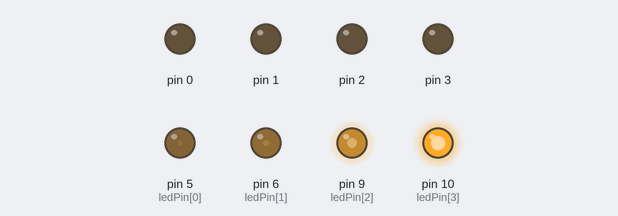
A sketch run on a simulated Arduino Uno, built with avr-gcc and run on an emulated ATmega328P. On the bench: output pins drawn as LEDs (lit = HIGH).

Above: at 0.1 s.
Timing chart, 0 to 1.6 s (numbered marks = the images above):
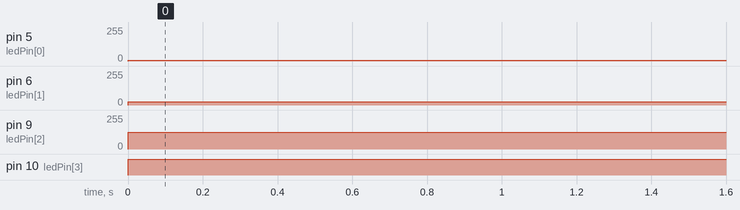

Measured:
- by itself, pin 5 (ledPin[0]): 0/255 → 5/255 at 0.00 s
- by itself, pin 6 (ledPin[1]): 0/255 → 25/255 at 0.00 s
- by itself, pin 9 (ledPin[2]): 0/255 → 127/255 at 0.00 s
- by itself, pin 10 (ledPin[3]): LOW → HIGH at 0.00 s

The sketch:

Lab_4.ino
```cpp
// set pin number:
const byte ledPin[] = {5, 6, 9, 10}; // number of LED pin
const byte dutyCycle[] = {2, 10, 50, 100}; // duty cycle for LED pin

void setup() {
    // initialize LED as output:
    for(byte i = 0; i < sizeof(ledPin); i++) {
        pinMode(i, OUTPUT);
    }
}

void loop() {
    // set the ports output PWM waves with different duty cycles
    for(byte i = 0; i < sizeof(dutyCycle); i++) {
        byte pwmWave = map(dutyCycle[i], 0, 100, 0, 255);
        analogWrite(ledPin[i], pwmWave);
    }
}
```
